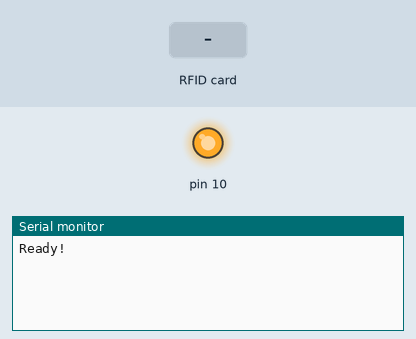
Recording of a sketch running on a simulated Arduino Uno, built with avr-gcc and run on an emulated ATmega328P. Parts: output pins drawn as LEDs (lit = HIGH), the last lines printed to the serial monitor. Inputs (shaded band) come from the test bench.

Above: at 1.2 s.
1.3 s: RFID card F5 68 CD 65 held to the reader
At 2.2 s:
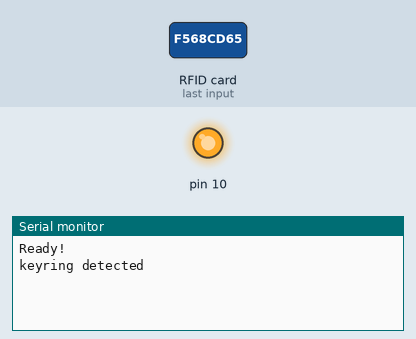
2.8 s: RFID card 68 4D EC 10 held to the reader
At 3.6 s:
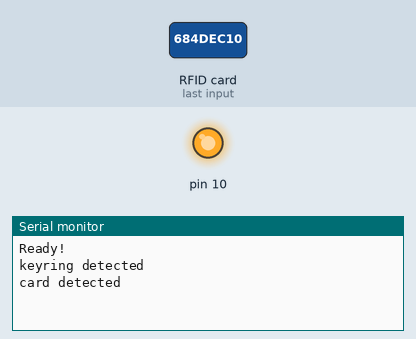

Measured:
- after the input at 1.3 s, the serial monitor: prints a new line at once (image 1)
- after the input at 2.8 s, the serial monitor: prints a new line at once (image 2)

The sketch:

rfid-reader.ino
```cpp
/* Typical pin layout used:
 * -----------------------------------------------------------------------------------------
 *             MFRC522      Arduino       Arduino   Arduino    Arduino          Arduino
 *             Reader/PCD   Uno/101       Mega      Nano v3    Leonardo/Micro   Pro Micro
 * Signal      Pin          Pin           Pin       Pin        Pin              Pin
 * -----------------------------------------------------------------------------------------
 * RST/Reset   RST          9             5         D9         RESET/ICSP-5     RST
 * SPI SS      SDA(SS)      10            53        D10        10               10
 * SPI MOSI    MOSI         11 / ICSP-4   51        D11        ICSP-4           16
 * SPI MISO    MISO         12 / ICSP-1   50        D12        ICSP-1           14
 * SPI SCK     SCK          13 / ICSP-3   52        D13        ICSP-3           15
 */

#include <SPI.h>
#include <MFRC522.h>

#define RST_PIN         7
#define SS_PIN          6

MFRC522 mfrc522(SS_PIN, RST_PIN);

byte keyringRFID[4] = {0xF5, 0x68, 0xCD, 0x65};
byte cardRFID[4] = {0x68, 0x4D, 0xEC, 0x10};
byte readCard[4];

void setup(void) {
    Serial.begin(9600);
    SPI.begin();
    mfrc522.PCD_Init();
//    mfrc522.PCD_DumpVersionToSerial();  // Show details of PCD - MFRC522 Card Reader details
    Serial.println("Ready!");
}

void loop() {
    if (getID()) {
        if (checkRFID(readCard, keyringRFID)) {
            Serial.println("keyring detected");
        } else if (checkRFID(readCard, cardRFID)) {
            Serial.println("card detected");
        }
    }
}

uint8_t getID() {
    // Getting ready for Reading PICCs
    if ( ! mfrc522.PICC_IsNewCardPresent()) { //If a new PICC placed to RFID reader continue
        return 0;
    }
    if ( ! mfrc522.PICC_ReadCardSerial()) {   //Since a PICC placed get Serial and continue
        return 0;
    }
    for ( uint8_t i = 0; i < 4; i++) {  //
        readCard[i] = mfrc522.uid.uidByte[i];
//        Serial.print(readCard[i], HEX);
    }

    mfrc522.PICC_HaltA(); // Stop reading
    return 1;
}

boolean checkRFID ( byte a[], byte b[] ) {
    boolean match = false;
    if ( a[0] != 0 ) {
        match = true;       // Assume they match at first
    }

    for (uint8_t k = 0; k < 4; k++ ) {
        if (a[k] != b[k]) {     // IF a != b then set match = false, one fails, all fail
            match = false;
        }
    }
    return match;
}
```
